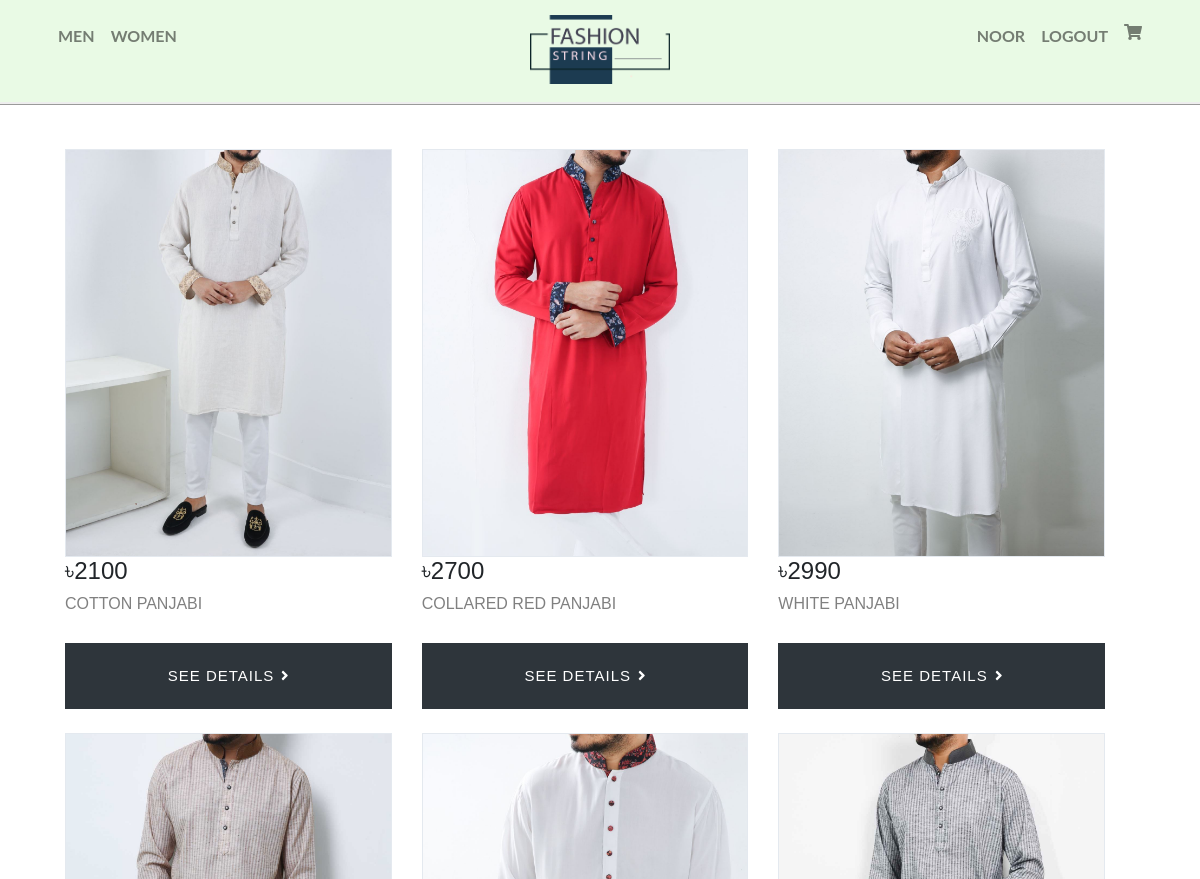
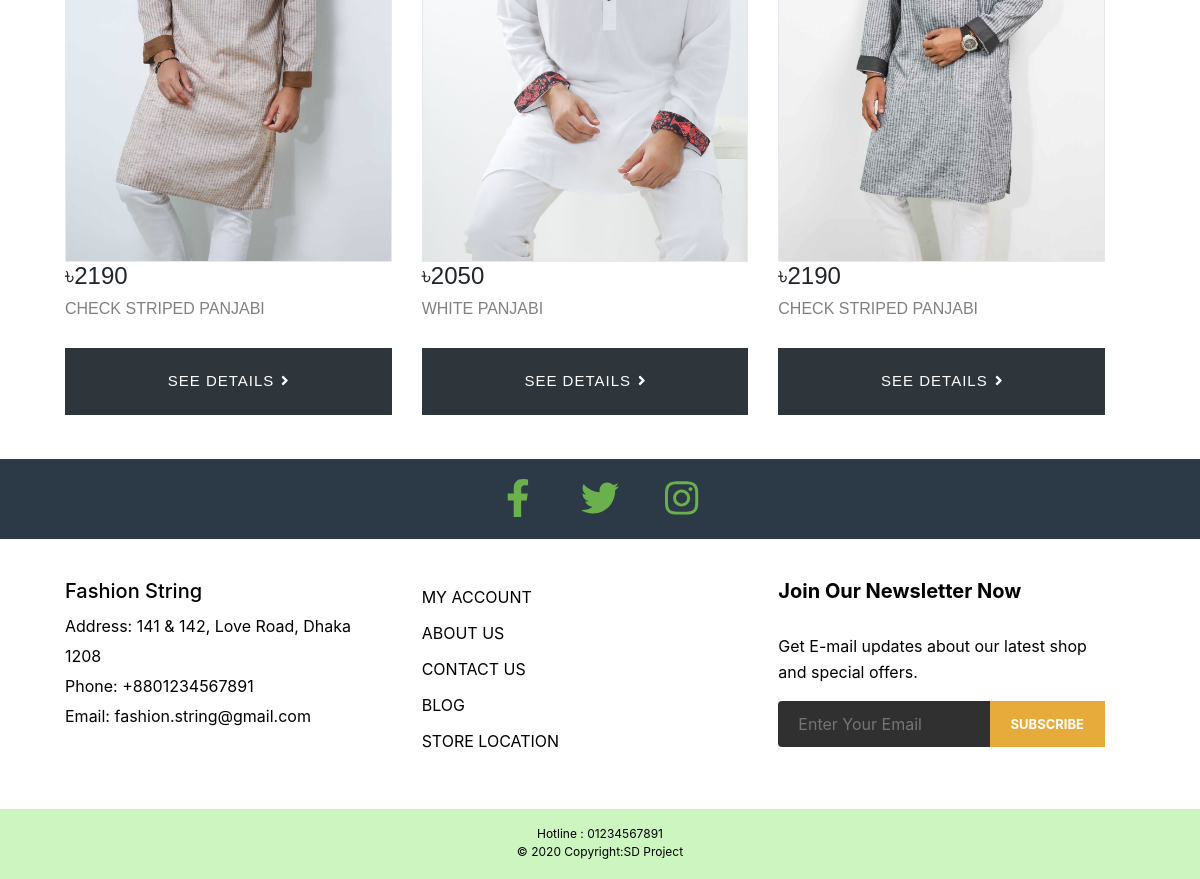
Page /product.php?cat_id=3 (signed in) on the committed database (2 pictures, top to bottom).
### tables this page shows
CREATE TABLE `product` (
  `Product_ID` int(255) NOT NULL,
  `Title` varchar(255) NOT NULL,
  `Price` float NOT NULL,
  `Image1` varchar(255) NOT NULL,
  `Image2` varchar(255) NOT NULL,
  `parent_cat` int(255) NOT NULL,
  `cat_id` int(255) NOT NULL,
  `Description` varchar(255) NOT NULL,
  `Status` tinyint(5) NOT NULL,
  `Qty` int(255) NOT NULL
);

### product.php (the view, shortened to what this page needs)
<?php
include "db_connection.php";  ?>
<html>
<head>
<link rel="stylesheet" href="css/style.css">
<link rel="stylesheet" href="https://stackpath.bootstrapcdn.com/bootstrap/4.3.1/css/bootstrap.min.css">
<link rel="stylesheet" href="css/bootstrap.min.css" type="text/css">
<link rel="stylesheet" href="css/font-awesome.min.css" type="text/css">
<link rel="stylesheet" href="css/themify-icons.css" type="text/css">
<link rel="stylesheet" href="css/elegant-icons.css" type="text/css">
<link rel="stylesheet" href="css/owl.carousel.min.css" type="text/css">
<link rel="stylesheet" href="css/nice-select.css" type="text/css">
<link rel="stylesheet" href="css/jquery-ui.min.css" type="text/css">
<link rel="stylesheet" href="css/slicknav.min.css" type="text/css">
</head>
<body>
    <?php
    include "header.php"; ?>
    <br>
  <div class="container">
    <div class="row">
  <?php
    $query =  "SELECT `Product_ID`, `Title`, `Price`, `Image1`, `Image2`, `parent_cat`, `cat_id`, `Description`, `Status`, `Qty` FROM `product` WHERE cat_id=$_GET[cat_id] ORDER BY Product_ID ASC";
    $queryfire = mysqli_query($conn , $query);
    $num = mysqli_num_rows($queryfire);
    if ($num > 0) {
        while ($product = mysqli_fetch_array($queryfire)) {
            ?>
            <div class="col-md-4 col-sm-6">
                <div class="product-grid">
                    <div class="product-image">
                        <a href="product-details.php?product_id=<?php echo $product['Product_ID'];?>">
                          <img class="pic-1" src="<?php echo $product['Image1']; ?>">
                        </a>
                    </div>
                    <div class="product-content">
                        <h4> &#2547;<?php echo $product['Price']; ?>
                        <h3 class="title"><?php echo $product['Title']; ?></h3>
                        <a class="all-deals" href="product-details.php?product_id=<?php echo $product['Product_ID'];?>">See Details<i class="fa fa-angle-right icon"></i></a>
                   </div>
                   <br>
                </div>
            </div>
            <?php
        }
    }
    ?>
    </div>
</div>
<?php
include "footer.php"; ?>
</body>
</html>

### css/style.css (style rules this page uses)
* { box-sizing: border-box; padding: 0; margin: 0; }
.row { width: 100%; }
.row { width: 100%; padding: 20px 20px 20px 20px; }
.product-grid { font-family:Poppins,sans-serif; position:relative; z-index:1 }
.product-grid .product-image { border:1px solid #e4e9ef; position:relative; transition:all .3s ease 0s }
.product-grid .product-image a { display:block }
.product-grid .product-image img { width:100%; height:auto }
.product-grid .pic-1 { opacity:1; transition:all .5s ease-out 0s }
.product-grid .title { font-size:16px; font-weight:400; text-transform:capitalize; margin:0 0 30px; transition:all .3s ease 0s }
.product-grid .all-deals { display:block; color:#fff; background-color:#2e353b; font-size:15px;letter-spacing:1px; text-align:center; text-transform:uppercase; padding:22px 5px; transition:all .5s ease 0s }
.product-grid .all-deals .icon { margin-left:7px }
h4 { font-weight: bold; }
.container { padding: 0 16px; }
.container::after, .row::after { content: ""; clear: both; display: table; }
.title { color: grey; }

### rows in the picture
product: Image1 (picture), Price "2100", Title "COTTON PANJABI"
product: Image1 (picture), Price "2700", Title "COLLARED RED PANJABI"
product: Image1 (picture), Price "2990", Title "WHITE PANJABI"
product: Image1 (picture), Price "2190", Title "CHECK STRIPED PANJABI"
product: Image1 (picture), Price "2050", Title "WHITE PANJABI"
product: Image1 (picture), Price "2190", Title "CHECK STRIPED PANJABI"

### other values in the picture
$user "NOOR"
$registration "LOGOUT"
